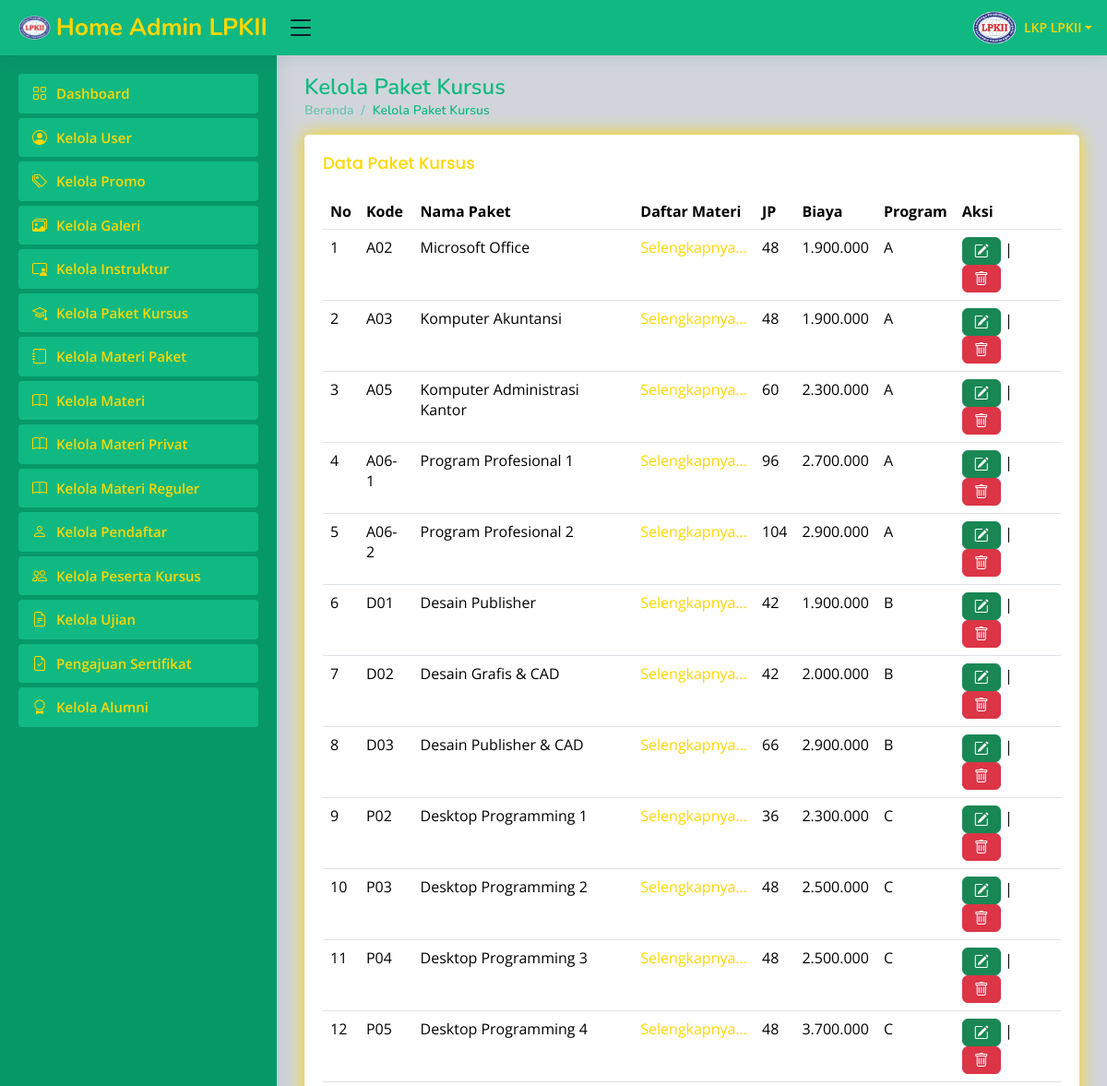
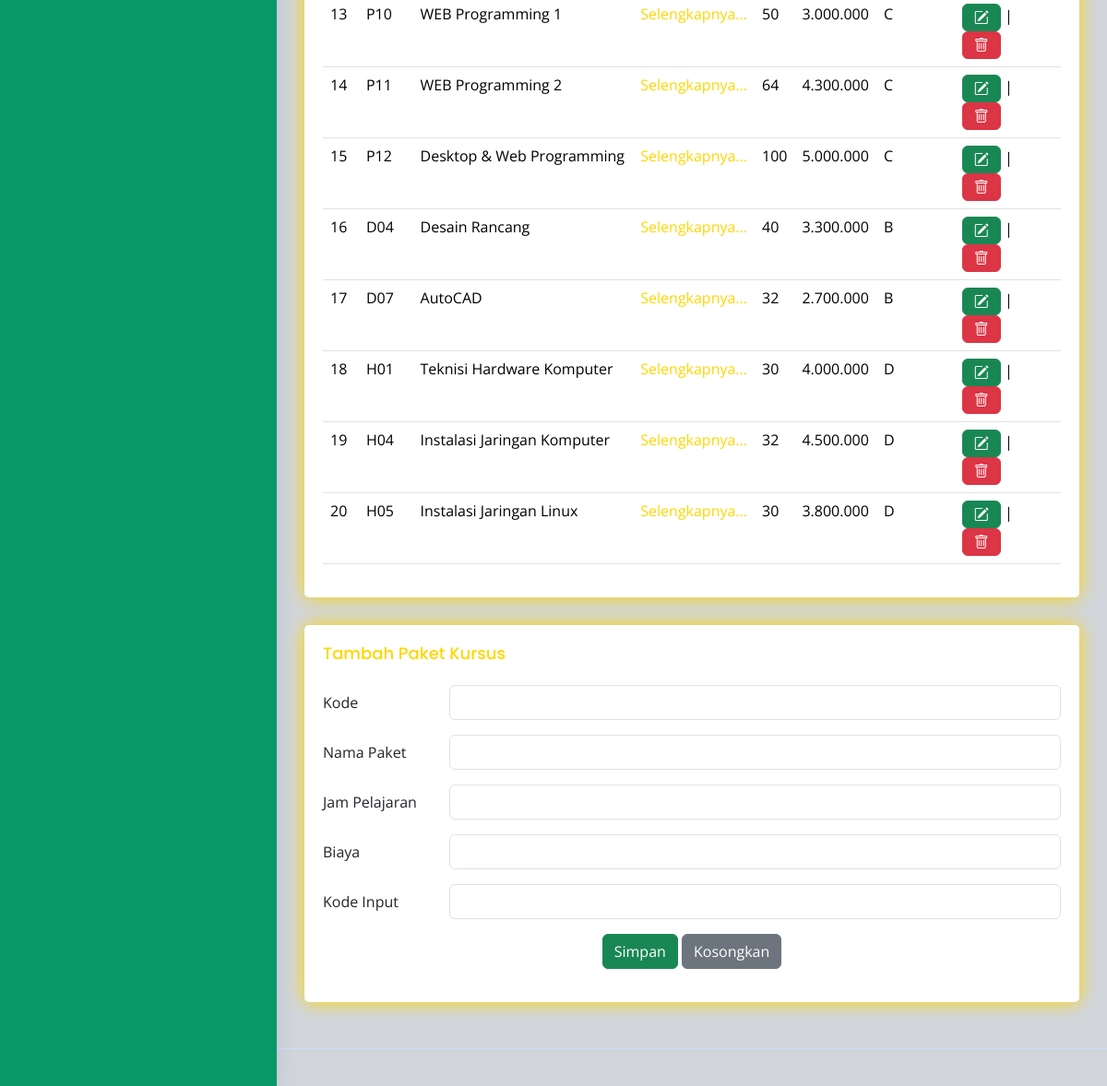
The page /dashboard.php?url=kelola_paket_kursus.php (signed in) on the database its author committed (2 pictures, top to bottom).
### tables this page shows
CREATE TABLE `paket_kursus` (
  `id_paket_kursus` int(11) NOT NULL,
  `kode` varchar(7) NOT NULL,
  `nama_paket` varchar(255) NOT NULL,
  `jp` varchar(10) NOT NULL,
  `harga` varchar(20) NOT NULL,
  `kode_jurusan` varchar(15) NOT NULL
);

### kelola_paket_kursus.php (the view, shortened to what this page needs)
<?php
include 'koneksi.php';
$result = mysqli_query($koneksi, "SELECT * FROM paket_kursus");
?>
<div class="pagetitle">
    <h1>Kelola Paket Kursus</h1>
    <nav>
        <ol class="breadcrumb">
            <li class="breadcrumb-item"><a href="dashboard.php">Beranda</a></li>
            <li class="breadcrumb-item active">Kelola Paket Kursus</li>
        </ol>
    </nav>
</div>
<div class="card">
    <div class="card-body overflow-x-scroll overflow-y-scroll">
        <h5 class="card-title">Data Paket Kursus</h5>
        <table class="table datatable">
            <thead>
                <tr>
                    <th>No</th>
                    <th>Kode</th>
                    <th>Nama Paket</th>
                    <th>Daftar Materi</th>
                    <th>JP</th>
                    <th>Biaya</th>
                    <th>Program</th>
                    <th>Aksi</th>
                </tr>
            </thead>
            <tbody>
                <?php
                $no = 0;
                while ($data = mysqli_fetch_assoc($result)) {
                    $no++;
                ?>
                    <tr>
                        <td><?= $no; ?></td>
                        <td><?= $data['kode']; ?></td>
                        <td><?= $data['nama_paket']; ?></td>
                        <td><a href="?url=detail_paket_kursus&id_paket_kursus=<?= $data['id_paket_kursus']; ?> ">Selengkapnya...</i></a></td>
                        <td><?= $data['jp']; ?></td>
                        <td><?= '' . number_format($data['harga'], 0, ',', '.'); ?></td>
                        <td><?= $data['kode_jurusan']; ?></td>
                        <td>
                            <a href="?url=edit_paket_kursus&id_paket_kursus=<?= $data['id_paket_kursus']; ?> " class="btn btn-success"><i class="bi bi-pencil-square"></i></a> |
                            <a href="?url=hapus_paket_kursus&id_paket_kursus=<?= $data['id_paket_kursus']; ?> " class="btn btn-danger" onclick="confirmDelete(this)"><i class="bi bi-trash"></i></a>
                        </td>
                    </tr>
                <?php } ?>
            </tbody>
        </table>
    </div>
</div>
<div class="card">
    <div class="card-body">
        <h5 class="card-title">Tambah Paket Kursus</h5>
        <form method="post" action="tambah_paket_kursus.php">
            <div class="row mb-3">
                <label for="inputEmail3" class="col-sm-2 col-form-label">Kode</label>
                <div class="col-sm-10">
                    <input type="text" class="form-control" id="inputEmail" name="kode">
                </div>
            </div>
            <div class="row mb-3">
                <label for="inputEmail3" class="col-sm-2 col-form-label">Nama Paket</label>
                <div class="col-sm-10">
                    <input type="text" class="form-control" id="inputText" name="nama_paket">
                </div>
            </div>
            <div class="row mb-3">
                <label for="inputEmail3" class="col-sm-2 col-form-label">Jam Pelajaran</label>
                <div class="col-sm-10">
                    <input type="number" class="form-control" id="inputEmail" name="jp">
                </div>
            </div>
            <div class="row mb-3">
                <label for="inputEmail3" class="col-sm-2 col-form-label">Biaya</label>
                <div class="col-sm-10">
                    <input type="number" class="form-control" id="inputEmail" name="harga">
                </div>
            </div>
            <div class="row mb-3">
                <label for="inputEmail3" class="col-sm-2 col-form-label">Kode Input </label>
                <div class="col-sm-10">
                    <input type="text" class="form-control" id="inputEmail" name="kode_jurusan">
                </div>
            </div>
            <div class="text-center">
                <button type="submit" class="btn btn-success">Simpan</button>
                <button type="reset" class="btn btn-secondary">Kosongkan</button>
            </div>
        </form>
    </div>
</div>

### assets/css/main2.css (style rules this page uses)
:root { scroll-behavior: smooth; }
body { font-family: "Open Sans", sans-serif; background: #D1D5DB; color: #111827; }
a { color: #FFD700; text-decoration: none; }
h1, h2, h3, h4, h5, h6 { font-family: "Nunito", sans-serif; }
.pagetitle { margin-bottom: 10px; }
.pagetitle h1 { font-size: 24px; margin-bottom: 0; font-weight: 600; color: #10B981; }
.card { margin-bottom: 30px; border: none; border-radius: 5px; box-shadow: 0px 0 20px #FFD700; }
.card-title { padding: 20px 0 15px 0; font-size: 18px; font-weight: 500; color: #FFD700; font-family: "Poppins", sans-serif; }
.card-body { padding: 0 20px 20px 20px; }
.breadcrumb { font-size: 14px; font-family: "Nunito", sans-serif; color: #10b9818c; font-weight: 600; }
.breadcrumb a { color: #10b9818c; transition: 0.3s; }
.breadcrumb .breadcrumb-item::before { color: #10b9818c; }
.breadcrumb .active { color: #10b981; font-weight: 600; }

### rows shown on the page
paket_kursus: kode "A02", nama_paket "Microsoft Office", jp "48", harga "1.900.000", kode_jurusan "A"
paket_kursus: kode "A03", nama_paket "Komputer Akuntansi", jp "48", harga "1.900.000", kode_jurusan "A"
paket_kursus: kode "A05", nama_paket "Komputer Administrasi Kantor", jp "60", harga "2.300.000", kode_jurusan "A"
paket_kursus: kode "A06-1", nama_paket "Program Profesional 1", jp "96", harga "2.700.000", kode_jurusan "A"
paket_kursus: kode "A06-2", nama_paket "Program Profesional 2", jp "104", harga "2.900.000", kode_jurusan "A"
paket_kursus: kode "D01", nama_paket "Desain Publisher", jp "42", harga "1.900.000", kode_jurusan "B"
paket_kursus: kode "D02", nama_paket "Desain Grafis & CAD", jp "42", harga "2.000.000", kode_jurusan "B"
paket_kursus: kode "D03", nama_paket "Desain Publisher & CAD", jp "66", harga "2.900.000", kode_jurusan "B"
paket_kursus: kode "P02", nama_paket "Desktop Programming 1", jp "36", harga "2.300.000", kode_jurusan "C"
paket_kursus: kode "P03", nama_paket "Desktop Programming 2", jp "48", harga "2.500.000", kode_jurusan "C"
paket_kursus: kode "P04", nama_paket "Desktop Programming 3", jp "48", harga "2.500.000", kode_jurusan "C"
paket_kursus: kode "P05", nama_paket "Desktop Programming 4", jp "48", harga "3.700.000", kode_jurusan "C"
paket_kursus: kode "P10", nama_paket "WEB Programming 1", jp "50", harga "3.000.000", kode_jurusan "C"
paket_kursus: kode "P11", nama_paket "WEB Programming 2", jp "64", harga "4.300.000", kode_jurusan "C"
paket_kursus: kode "P12", nama_paket "Desktop & Web Programming", jp "100", harga "5.000.000", kode_jurusan "C"
paket_kursus: kode "D04", nama_paket "Desain Rancang", jp "40", harga "3.300.000", kode_jurusan "B"
paket_kursus: kode "D07", nama_paket "AutoCAD", jp "32", harga "2.700.000", kode_jurusan "B"
paket_kursus: kode "H01", nama_paket "Teknisi Hardware Komputer", jp "30", harga "4.000.000", kode_jurusan "D"
paket_kursus: kode "H04", nama_paket "Instalasi Jaringan Komputer", jp "32", harga "4.500.000", kode_jurusan "D"
paket_kursus: kode "H05", nama_paket "Instalasi Jaringan Linux", jp "30", harga "3.800.000", kode_jurusan "D"

### other values the page prints
$_SESSION['nama'] "LKP LPKII"
